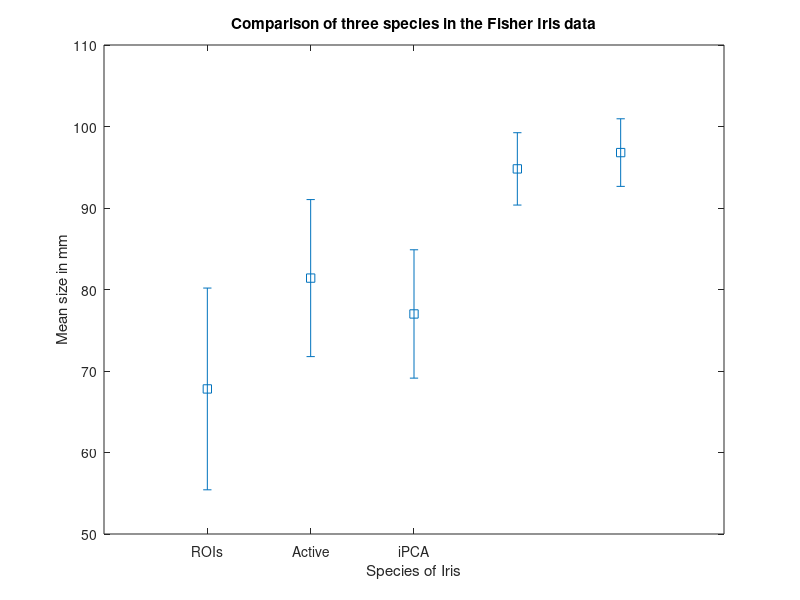

This figure's MATLAB source:
load result
irisMeans = mean(result);
irisSTDs  = std(result);

figure
errorbar(irisMeans, irisSTDs, 's')

% Add title and axis labels
title('Comparison of three species in the Fisher Iris data')
xlabel('Species of Iris')
ylabel('Mean size in mm')
box on

% Change the labels for the tick marks on the x-axis
irisSpecies = {'ROIs', 'Active', 'iPCA', 'FDR', 'proposed'};
set(gca, 'XTick', 1:3, 'XTickLabel', irisSpecies)

% Create labels for the legend
%irisMeas = {'Sepal length', 'Sepal width', 'Petal length', 'Petal width'};
%legend(irisMeas, 'Location', 'Northwest')